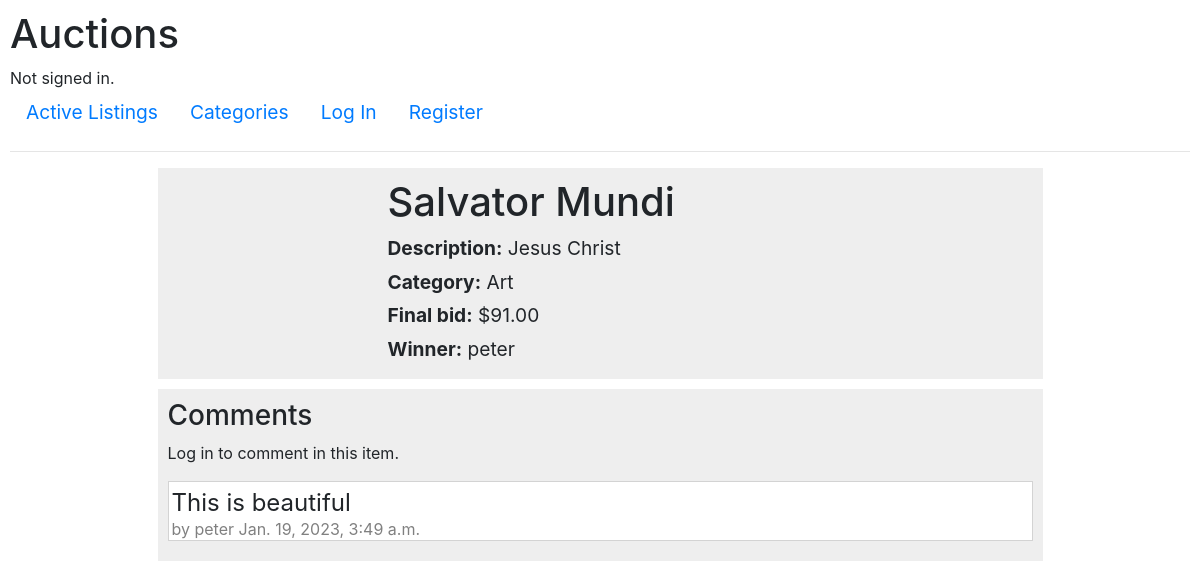
Screenshot of /listings/6 with the database file from the repository.
### auctions/models.py (models this page shows)
class Listing(models.Model):
    title = models.CharField(max_length=200)
    description = models.CharField(max_length=500)
    image_url = models.CharField(max_length=500)
    category = models.ForeignKey(Category, on_delete=models.CASCADE, related_name="listings", null=True)
    created_by = models.ForeignKey(User, on_delete=models.CASCADE, related_name="listings")
    starting_bid = models.FloatField(default=0)
    current_bid = models.ForeignKey("Bid", on_delete=models.CASCADE, null=True, related_name="current_bid")
    last_bid_by = models.ForeignKey(User, on_delete=models.CASCADE, related_name="listings_bid", null=True)
    date = models.DateTimeField(auto_now_add=True)
    active = models.BooleanField(default=True)

class Category(models.Model):
    title = models.CharField(max_length=100)

class Bid(models.Model):
    listing = models.ForeignKey(Listing, on_delete=models.CASCADE, related_name="bids")
    user = models.ForeignKey(User, on_delete=models.CASCADE, related_name="bids")
    value = models.FloatField()
    date = models.DateTimeField(auto_now_add=True)

class User(AbstractUser):
    listing_watchlist = models.ManyToManyField(
        "Listing",
        through='Watchlist',
        through_fields=('user', 'listing'),
    )

class Comment(models.Model):
    content = models.CharField(max_length=200, default="")
    user = models.ForeignKey(User, on_delete=models.CASCADE, related_name="comments")
    listing = models.ForeignKey(Listing, on_delete=models.CASCADE, related_name="comments")
    datetime = models.DateTimeField(auto_now_add=True)

### auctions/views.py (the view)
# urls.py: path("listings/<int:listing_id>", views.listing, name="listing"),
def listing(request, listing_id):
    comment_form = CommentForm()
    listing = Listing.objects.get(id=listing_id)
    if listing.current_bid:
        bidding_form = BiddingForm(min_bid=listing.current_bid.value+1)
    else:
        bidding_form = BiddingForm(min_bid=listing.starting_bid)
    if request.method == "POST":
        comment_form = CommentForm(request.POST)
        if comment_form.is_valid():
            comment = Comment(content=comment_form.cleaned_data["content"], user=request.user, listing=listing)
            comment.save()
    comments = Comment.objects.filter(listing=listing)
    return render(request, 'auctions/listing.html', {"listing": listing, "comment_form": comment_form, "comments": comments, "bidding_form": bidding_form})

### auctions/templates/auctions/listing.html (shortened to what this page needs)
{% extends "auctions/layout.html" %}
{% load static %}
{% block body %}
  <div  class="listing__listing-profile-container">
    <div class="listing__listing-profile">
      <div class="listing__listing-details">
        <h1>{{ listing.title }}</h1>
        <p><b>Description:</b> {{ listing.description }}</p>
        {% if listing.category %}
          <p><b>Category:</b> {{ listing.category.title }}</p>
        {% else %}
          <p><b>Category:</b> No category</p>
        {% endif %}
        {% if listing.active %}
          {% if listing.current_bid %}
            <p><b>Current bid:</b> ${{ listing.current_bid.value|floatformat:2  }}</p>
            <p><b>Current bid by:</b> {{ listing.last_bid_by.username }}</p>
          {% else %}
            <p><b>Starting bid:</b> ${{ listing.starting_bid|floatformat:2  }}</p>
          {% endif %}
        {% else %}
          <p><b>Final bid:</b> ${{ listing.current_bid.value|floatformat:2  }}</p>
          {% if listing.last_bid_by == request.user %}
            <div style="margin-top: 20px;">
              <span style="color: white; font-weight: bold; border-radius: 3px; padding: 5px; font-size: 1.5em;" class="bg-success">You won this auction!!! 🥳</span>
            </div>
          {% else %}
            <p><b>Winner:</b> {{ listing.last_bid_by.username }}</p>
          {% endif %}
        {% endif %}
      </div>
    </div>
  </div>
  <div class="listing__comments-container">
    <h3>Comments</h3>
    {% if user.is_authenticated %}
      <form method="post" action="{% url 'listing' listing.id %}" class="listing__comments-form">
        {% csrf_token %}
        {{ comment_form }}
        <button type="submit">Send</button>
      </form>
    {% else %}
      <p>Log in to comment in this item.</p>
    {% endif %}
    <div class="listing__comments-list">
      {% for comment in comments %}
      <div class="listing__comment">
        <p>{{ comment.content }}</p>
        <div>
          <span>by {{ comment.user.username }}</span>
          <span>{{ comment.datetime }}</span>
        </div>
      </div>
      {% endfor %}
    </div>
  </div>
{% endblock %}

### auctions/templates/auctions/layout.html (shortened to what this page needs)
{% load static %}
<!DOCTYPE html>
<html lang="en">
    <head>
        <link rel="stylesheet" href="https://stackpath.bootstrapcdn.com/bootstrap/4.4.1/css/bootstrap.min.css">
        <link href="{% static 'auctions/styles.css' %}" rel="stylesheet">
    </head>
    <body>
        <h1>Auctions</h1>
        <div>
            {% if user.is_authenticated %}
                Signed in as <strong>{{ user.username }}</strong>.
            {% else %}
                Not signed in.
            {% endif %}
        </div>
        <ul class="nav"  style="font-size: 1.2em">
            <li class="nav-item">
                <a class="nav-link" href="{% url 'index' %}">Active Listings</a>
            </li>
            <li class="nav-item">
                <a class="nav-link" href="{% url 'categories' %}">Categories</a>
            </li>
            {% if user.is_authenticated %}
                <li class="nav-item">
                    <a class="nav-link" href="{% url 'create_listing' %}">Create Listing</a>
                </li>
                <li class="nav-item">
                    <a class="nav-link" href="{% url 'watchlist' %}">Watchlist</a>
                </li>
                <li class="nav-item">
                    <a class="nav-link" href="{% url 'my_listings' %}">My Listings</a>
                </li>
                <li class="nav-item">
                    <a class="nav-link" href="{% url 'logout' %}">Log Out</a>
                </li>
            {% else %}
                <li class="nav-item">
                    <a class="nav-link" href="{% url 'login' %}">Log In</a>
                </li>
                <li class="nav-item">
                    <a class="nav-link" href="{% url 'register' %}">Register</a>
                </li>
            {% endif %}
        </ul>
        <hr>
        <div class="w-75 m-auto">
        {% block body %}
        {% endblock %}
    </div>
    </body>
</html>

### auctions/static/auctions/styles.css (style rules this page uses)
body { padding: 10px; }
.listing__listing-profile-container { background-color: #EEEEEE; }
.listing__listing-profile { display: flex; padding: 10px; margin-bottom: 10px; font-size: 1em; }
.listing__listing-details p { font-size: 1.2em; margin-bottom: 5px; }
.listing__comments-container { background-color: #EEEEEE; padding: 10px }
.listing__comment { background-color: rgb(255, 255, 255); border: 1px solid rgb(211, 211, 211); margin-bottom: 10px; padding: 3px; }
.listing__comment p { font-size: 1.5em; margin-bottom: 0px; padding-bottom: 0px; }
.listing__comment div { line-height: 1; color: gray; }
.listing__comment span { font-size: 1em; }

### rows the page displays
Listing: title "Salvator Mundi", description "Jesus Christ", category "Art", current_bid.value "91.00", last_bid_by.username "peter"
Comment: content "This is beautiful", user.username "peter", datetime "Jan. 19, 2023, 3:49 a.m."
